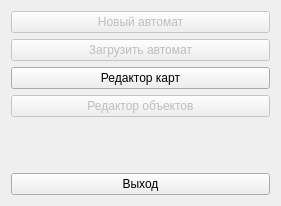
<?xml version="1.0" encoding="UTF-8"?>
<ui version="4.0">
 <class>StartMenuClass</class>
 <widget class="QMainWindow" name="StartMenuClass">
  <property name="geometry">
   <rect>
    <x>0</x>
    <y>0</y>
    <width>281</width>
    <height>206</height>
   </rect>
  </property>
  <property name="windowTitle">
   <string>StartMenu</string>
  </property>
  <widget class="QWidget" name="centralwidget">
   <layout class="QVBoxLayout" name="verticalLayout">
    <item>
     <widget class="QPushButton" name="pbNewAutomat">
      <property name="enabled">
       <bool>false</bool>
      </property>
      <property name="text">
       <string>Новый автомат</string>
      </property>
     </widget>
    </item>
    <item>
     <widget class="QPushButton" name="pbLoadAutomat">
      <property name="enabled">
       <bool>false</bool>
      </property>
      <property name="text">
       <string>Загрузить автомат</string>
      </property>
     </widget>
    </item>
    <item>
     <widget class="QPushButton" name="pbMapEditor">
      <property name="text">
       <string>Редактор карт</string>
      </property>
     </widget>
    </item>
    <item>
     <widget class="QPushButton" name="pbObjectEditor">
      <property name="enabled">
       <bool>false</bool>
      </property>
      <property name="text">
       <string>Редактор объектов</string>
      </property>
     </widget>
    </item>
    <item>
     <spacer name="verticalSpacer">
      <property name="orientation">
       <enum>Qt::Vertical</enum>
      </property>
      <property name="sizeHint" stdset="0">
       <size>
        <width>20</width>
        <height>40</height>
       </size>
      </property>
     </spacer>
    </item>
    <item>
     <widget class="QPushButton" name="bExit">
      <property name="text">
       <string>Выход</string>
      </property>
     </widget>
    </item>
   </layout>
  </widget>
 </widget>
 <layoutdefault spacing="6" margin="11"/>
 <resources/>
 <connections/>
</ui>
